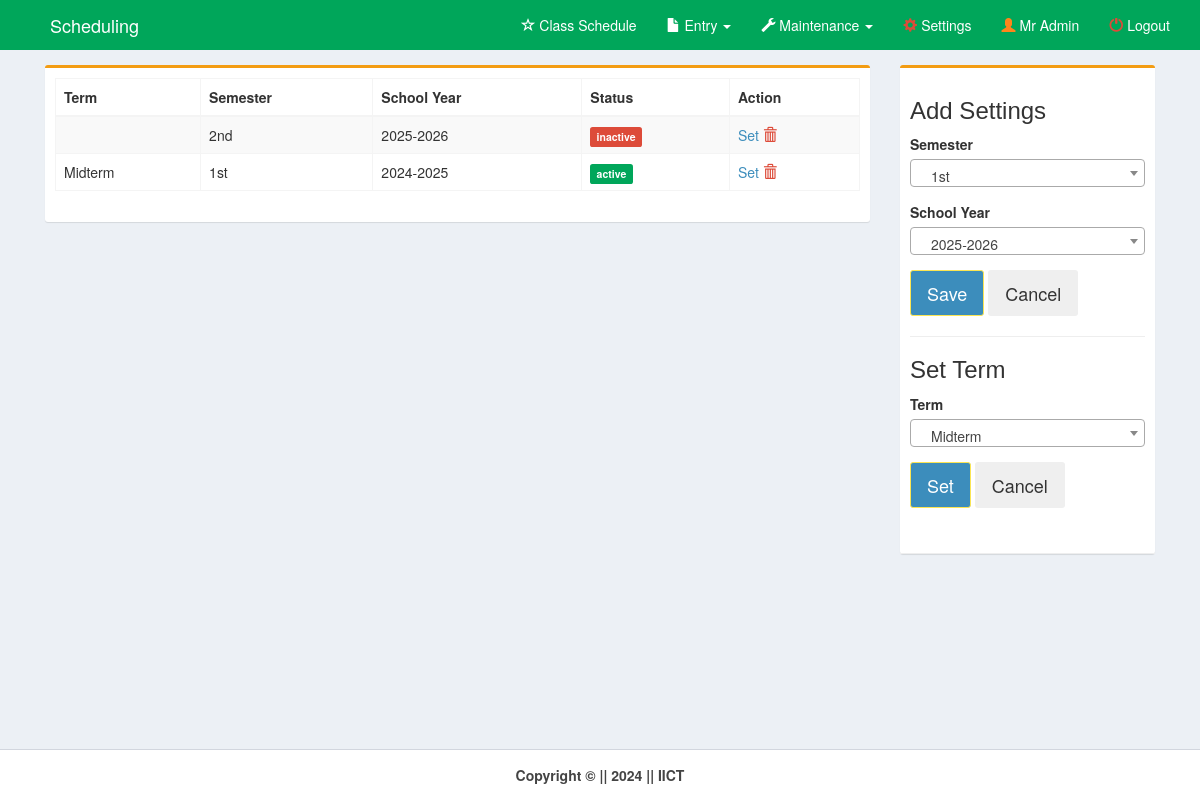
Screenshot of /pages/settings.php (signed in) with the database file from the repository.
### tables this page shows
CREATE TABLE `settings` (
  `settings_id` int(11) NOT NULL,
  `term` varchar(10) NOT NULL,
  `sem` varchar(15) NOT NULL,
  `sy` varchar(10) NOT NULL,
  `status` varchar(10) NOT NULL
);

### pages/settings.php (the view, shortened to what this page needs)
<!DOCTYPE html>
<html>
  <head>
    <link rel="stylesheet" href="../bootstrap/css/bootstrap.min.css">
    <link rel="stylesheet" href="../plugins/datatables/dataTables.bootstrap.css">
    <link rel="stylesheet" href="../dist/css/AdminLTE.min.css">
    <link rel="stylesheet" href="../plugins/select2/select2.min.css">
    <link rel="stylesheet" href="../dist/css/skins/_all-skins.min.css">
 </head>
  <body class="hold-transition skin-green layout-top-nav" onload="myFunction()">
    <div class="wrapper">
      <div class="content-wrapper">
        <div class="container">
          <section class="content">
            <div class="row">
	      <div class="col-md-9">
              <div class="box box-warning">
                <div class="box-body">
				<div class="row">
					<div class="col-md-12">
						<table class="table table-bordered table-striped" style="margin-right:-10px">
              <thead>
                <tr>
                <th>Term</th>
                <th>Semester</th>
                <th>School Year</th>
                <th>Status</th>
                <th>Action</th>
                </tr>
              </thead>
    <?php
        include('../dist/includes/dbcon.php');
        $query=mysqli_query($con,"select * from settings order by sy desc")or die(mysqli_error());
          while($row=mysqli_fetch_array($query)){
            $id=$row['settings_id'];
            $sem=$row['sem'];
            $term=$row['term'];
            $sy=$row['sy'];
            $status=$row['status'];
            if ($status=="active") $flag="success"; else $flag="danger";
    ?>
                <tr>
                <td><?php echo $term;?></td>
                <td><?php echo $sem;?></td>
                <td><?php echo $sy;?></td>
                <td><span class="label label-<?php echo $flag;?>"><?php echo $status;?></span></td>
                <td>
                <a id="removeme" href="activate.php?id=<?php echo $id;?>">
                Set</a>
                <a id="removeme" href="settings_del.php?id=<?php echo $id;?>">
                <i class="glyphicon glyphicon-trash text-red"></i></a>
                </td>
                </tr>
<?php }?>
</table>
		</div>
		<div class="col-md-6">
         </div>
        </div>
                </div>
              </div>
            </div>
            <div class="col-md-3">
              <div class="box box-warning">
                <div class="box-body">
                  <div id="form">
				  <div class="row">
					 <div class="col-md-12">
						  <h3>Add Settings</h3>
						  <form method="post" action="settings_save.php">
						  <div class="form-group">
							<label for="date">Semester</label><br>
						  </div>
						  <div class="form-group">
							<label for="date">School Year</label><br>
						  </div>
					</div>
				  </div>
                  <div class="form-group">
                      <button class="btn btn-lg btn-primary" id="daterange-btn" name="save" type="submit">
                        Save
                      </button>
					  <button class="btn btn-lg" id="daterange-btn" type="reset">
                       Cancel
                      </button>
                   </div>
                  </div><hr>
        <form method="post" action="term.php">
              <h3>Set Term</h3>
              <div class="form-group">
                  <label for="date">Term</label><br>
                  </div>
                   <div class="form-group">
                      <button class="btn btn-lg btn-primary" id="daterange-btn" name="save" type="submit">
                        Set
                      </button>
                      <button class="btn btn-lg" id="daterange-btn" type="reset">
                       Cancel
                      </button>
                   </div>
                  </div><hr>
                </div>
              </div>
            </div>
          </div>
        </div>
      </div>
      <?php include('../dist/includes/footer.php');?>
  </body>
</html>

### rows the page displays
settings: sem "2nd", sy "2025-2026", status "inactive"
settings: term "Midterm", sem "1st", sy "2024-2025", status "active"

### other values shown
$_SESSION['name'] "Mr Admin"
